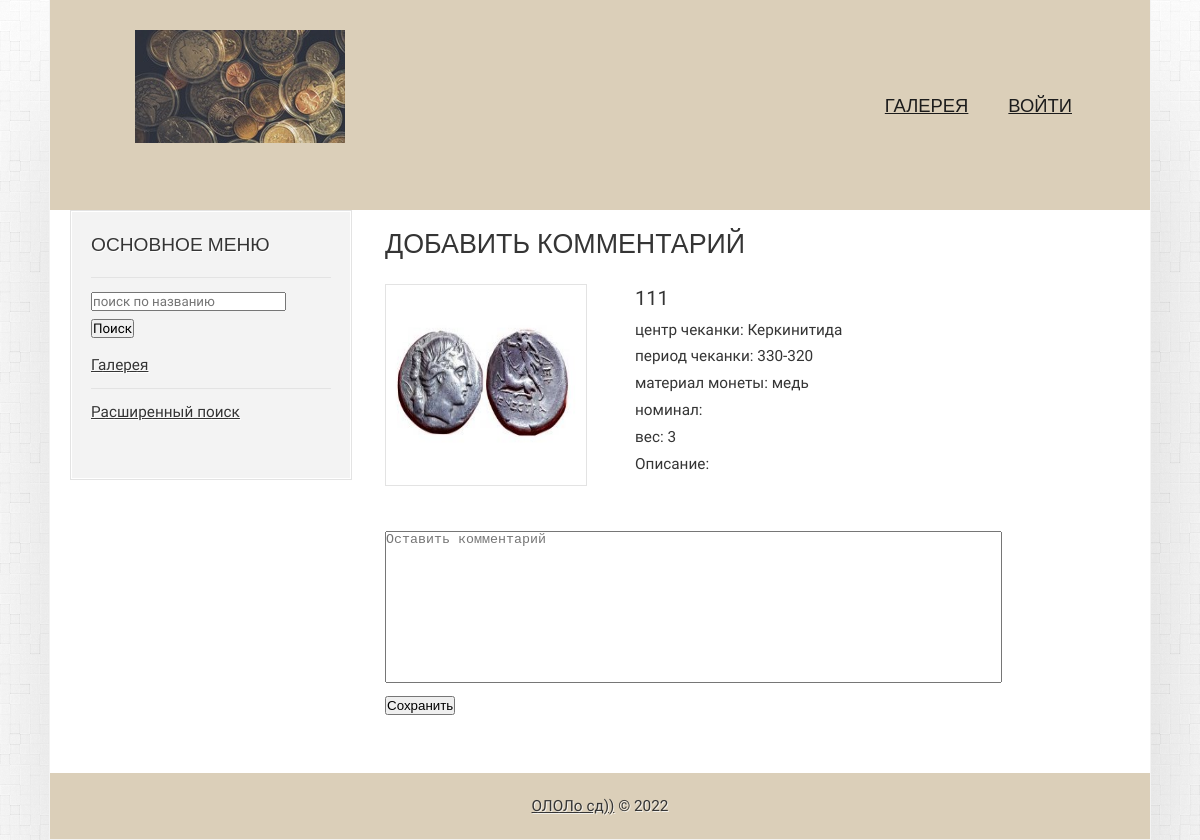
Page /newcomment.php?id=5 on the committed database.
### tables this page shows
CREATE TABLE `coins` (
  `id` int NOT NULL,
  `img_num` varchar(255) DEFAULT NULL,
  `img_type` varchar(255) DEFAULT NULL,
  `name` varchar(255) DEFAULT NULL,
  `mint_center` varchar(255) DEFAULT NULL,
  `mint_year` varchar(255) DEFAULT NULL,
  `material` varchar(255) DEFAULT NULL,
  `denomination` varchar(255) DEFAULT NULL,
  `weight` varchar(255) DEFAULT NULL,
  `description` text
);

### newcomment.php (the view, shortened to what this page needs)
<?php include 'application/views/first_section.php' ?>
<h1>Добавить комментарий</h1>
<?php
require_once 'config/connect.php';
$idCoin  = $_GET['id'];
 $sql = mysqli_query($connect, "SELECT * FROM `coins` where id =$idCoin order by id desc");
 $row = mysqli_fetch_all($sql);
 foreach ($row as $row) {
?>
<div class="parent">
  <div class="portfolio__photo">
    <div class="products__image">
      <a href="images/coins/<?php echo "$row[1]"?>.<?php echo "$row[2]"?>" target="_blank"> <img src="images/coins/<?php echo "$row[1]"?>.<?php echo "$row[2]"?>"> </a>
    </div>
  </div>
  <div class="portfolio__text">
    <div class="products__name"><?php echo "$row[3]"?></div>
    <div class="products__name__text">
                    <p>центр чеканки: <?php echo "$row[4]"?></p>
                    <p>период чеканки: <?php echo "$row[5]"?></p>
                    <p>материал монеты: <?php echo "$row[6]"?></p>
                    <p>номинал: <?php echo "$row[7]"?></p>
                    <p>вес: <?php echo "$row[8]"?></p>
                    <p>Описание:<?php echo "$row[9]"?></p>
                    <br> <br>
    </div>
  </div>
</div>
<form action="vendor/addcomm.php" method="post">
                    <textarea name="comment" rows="10" cols="75" placeholder="Оставить комментарий" style="resize: none;"></textarea><br>
                    <button type="submit">Сохранить</button>
                </form>
<?php
}
?>
<?php include 'application/views/second_section.php' ?>

### css/style.css (style rules this page uses)
a { text-decoration: underline; color: #353535; }
body { line-height: 1.75em; background: #fff url('../images/00bd.png'); font-size: 11.5pt; color: #353535; }
body,input { font-family: Kreon, serif; }
h1,h2,h3,h4 { text-transform: uppercase; font-weight: normal; font-family: "Open Sans", sans-serif; color: #353535; margin-bottom: 1em; }
h1 { font-size: 1.75em; }
p { margin-bottom: 1.5em; }
p { margin-bottom: 0px; }
a { color: #353535; }
.box img { margin: 0px 0px 0px 0px; height: 200px; width: 200px; border: solid 1px #e3e3e3; }
.box p { margin-bottom: 0em; }
.products__name { font-size: 20px; line-height: 28px; margin: 0px 0px 5px 0px; }
.portfolio__text { grid-area: 1 / 2 / 2 / 3; margin-left: 50px; width: 480px; }
.parent { display: grid; grid-column-gap: 0px; grid-row-gap: 0px; }
.portfolio__photo { grid-area: 1 / 1 / 2 / 2; width: 200px; }

### rows in the picture
coins: img_num (picture), name "111", mint_center "Керкинитида", mint_year "330-320", material "медь", weight "3"
